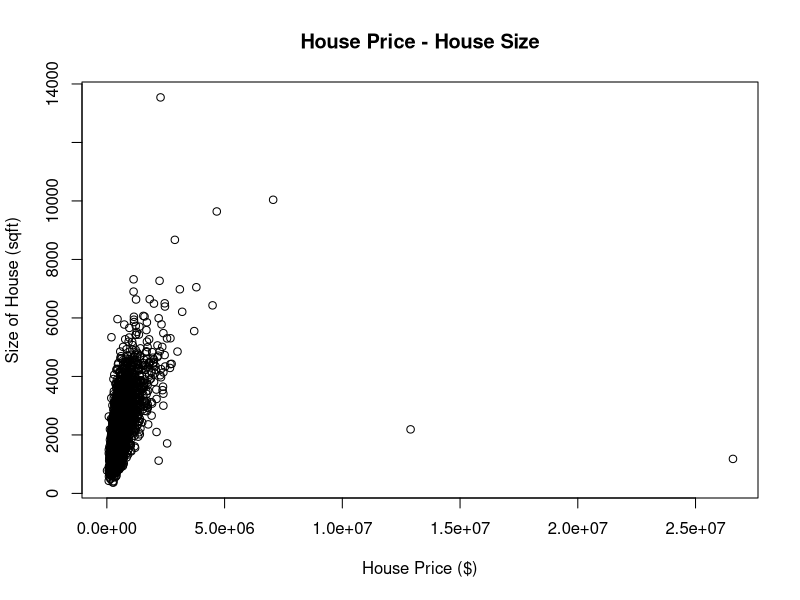
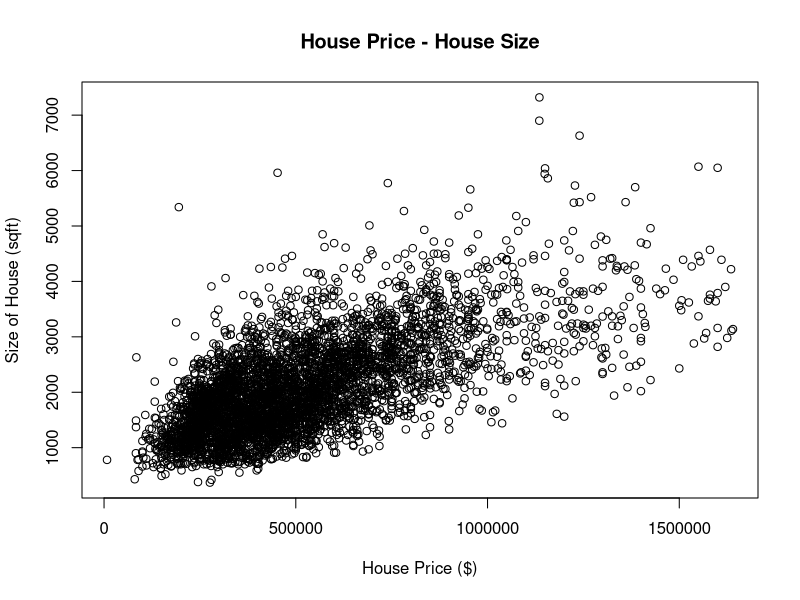
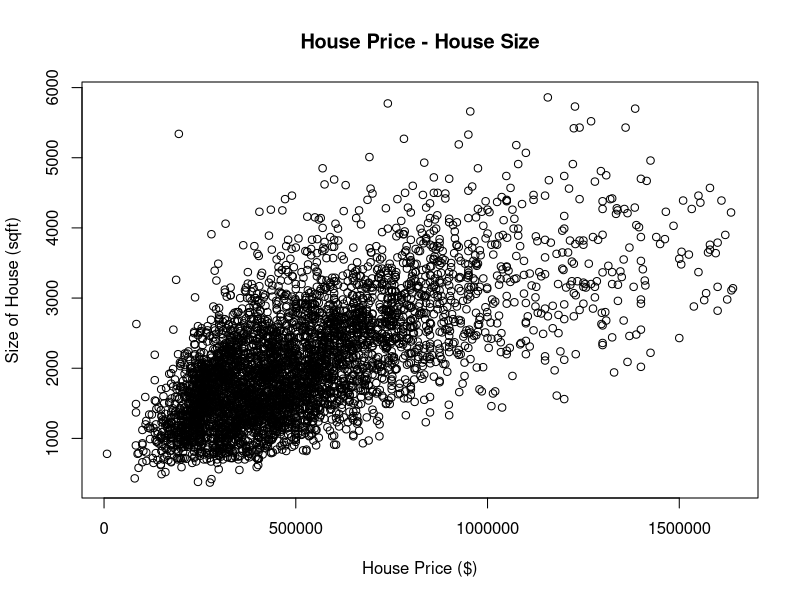
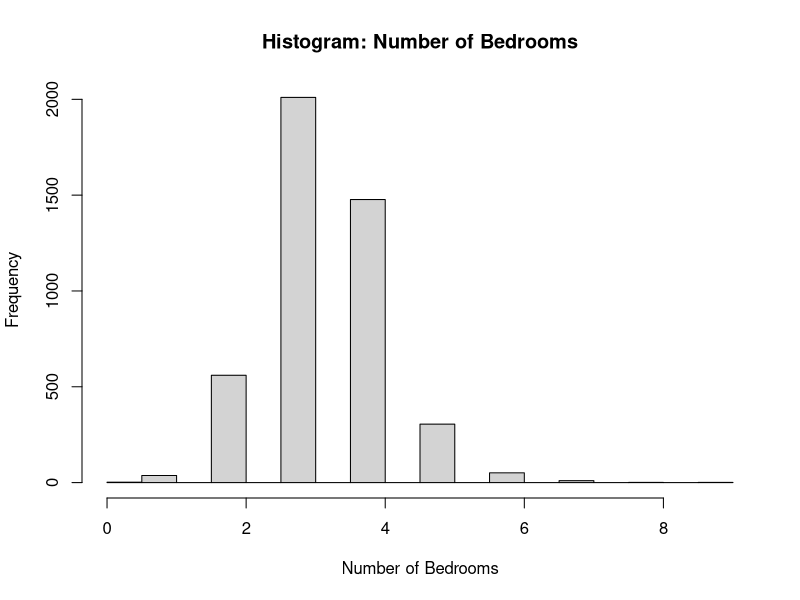
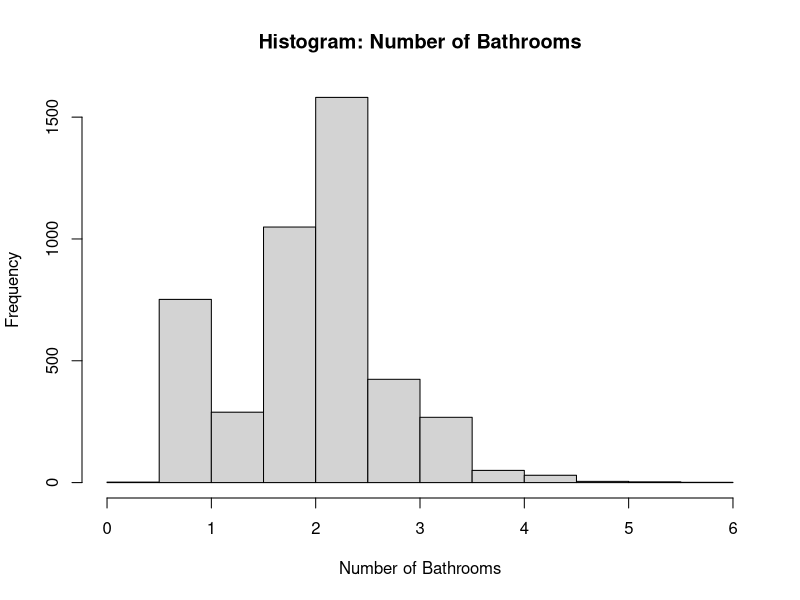

Reproduce these figures in R, in order.
## HEADER ####
## 2020-10-08 
## Testing Data for Assessment 
####

# read in data file
setwd("~/Google Drive/Harper/1 Statistical Analysis for Data Science/Asssesment/github-C7081/C7081-assessment")
library(openxlsx)
data <- read.xlsx("housing_data_assessment.xlsx")

# EDA

# look if any values are = 0, assign them to variable
zero_values <- which(data$price == 0)
# remove these from the data set as house price cannot = 0
data <- data[-zero_values,]
# we are now left with 4551 observations

# plot price against sqft_living
plot(data$price, data$sqft_living,
     xlab = "House Price ($)",
     ylab = "Size of House (sqft)",
     main = "House Price - House Size")
# we can see there are some outliers, let's calculate IQR to have some actual 
# values to remove outliers, rather than doing it by eye

# start with price
summary(data$price)
# 1st Q = 326264
# 3rd Q = 657500
657500 - 326264
# IQR = 3rdQ - 1stQ = 331236
331236*3 # = 993708
# subtracting IQR*3 value from the 1stQ does not leave any outstanding values
# adding IQR*3 value to the 3rdQ 
657500+993708 # = 1651208
# anything above $1651208 will be counted as an outlier
which(data$price > 1651208)
# this gives 89 values, lets remove them from the dataset and re-plot the data
outliers_price <- which(data$price > 1651208)
data <- data[-outliers_price, ]
# leaves us with 4462 observations
# plot again
plot(data$price, data$sqft_living,
     xlab = "House Price ($)",
     ylab = "Size of House (sqft)",
     main = "House Price - House Size")

# lets do the same with sqft_living
summary(data$sqft_living)
# 1st Q = 1450
# 3rd Q = 2568
2568 - 1450
# IQR = 3rdQ - 1stQ = 1118
1118*3 # = 3354
# subtracting IQR*3 value from the 1stQ does not leave any outstanding values
# adding IQR*3 value to the 3rdQ 
2568+3354 # = 5922
# anything above 5922 counted as an outlier
outliers_sqft_living <- which(data$sqft_living > 5922) # 8 values
# remove outliers from data set
data <- data[-outliers_sqft_living, ]
# left with 4454 observations

# plot again
plot(data$price, data$sqft_living,
     xlab = "House Price ($)",
     ylab = "Size of House (sqft)",
     main = "House Price - House Size")

# create histogram of number of bedrooms
hist(data$bed,
     main = "Histogram: Number of Bedrooms",
     xlab = "Number of Bedrooms",
     ylab = "Frequency")
# we can see number of bedrooms is discrete values, normally distributed

# create histogram of number of bathrooms
hist(data$bath,
     main = "Histogram: Number of Bathrooms",
     xlab = "Number of Bathrooms",
     ylab = "Frequency")


